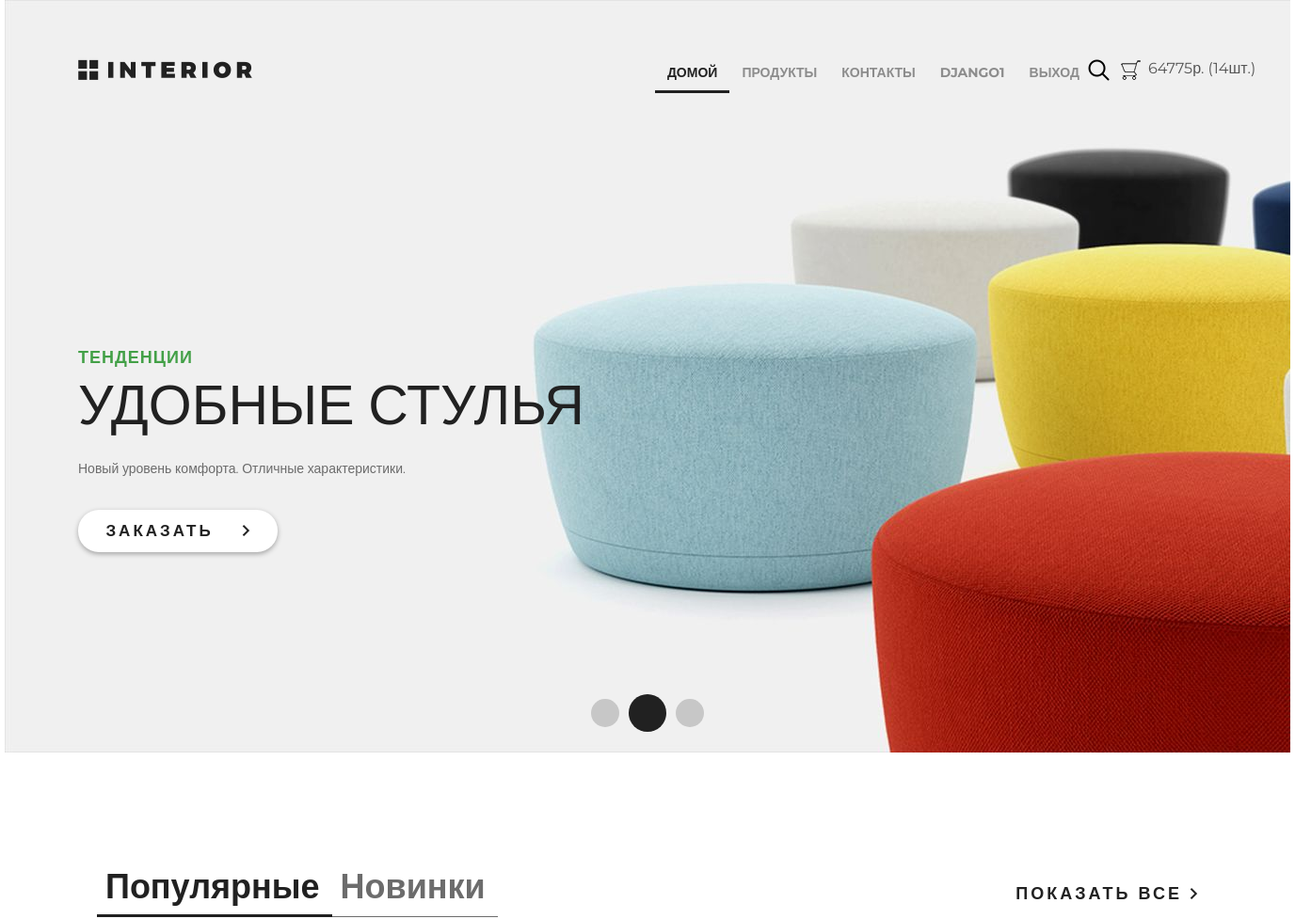
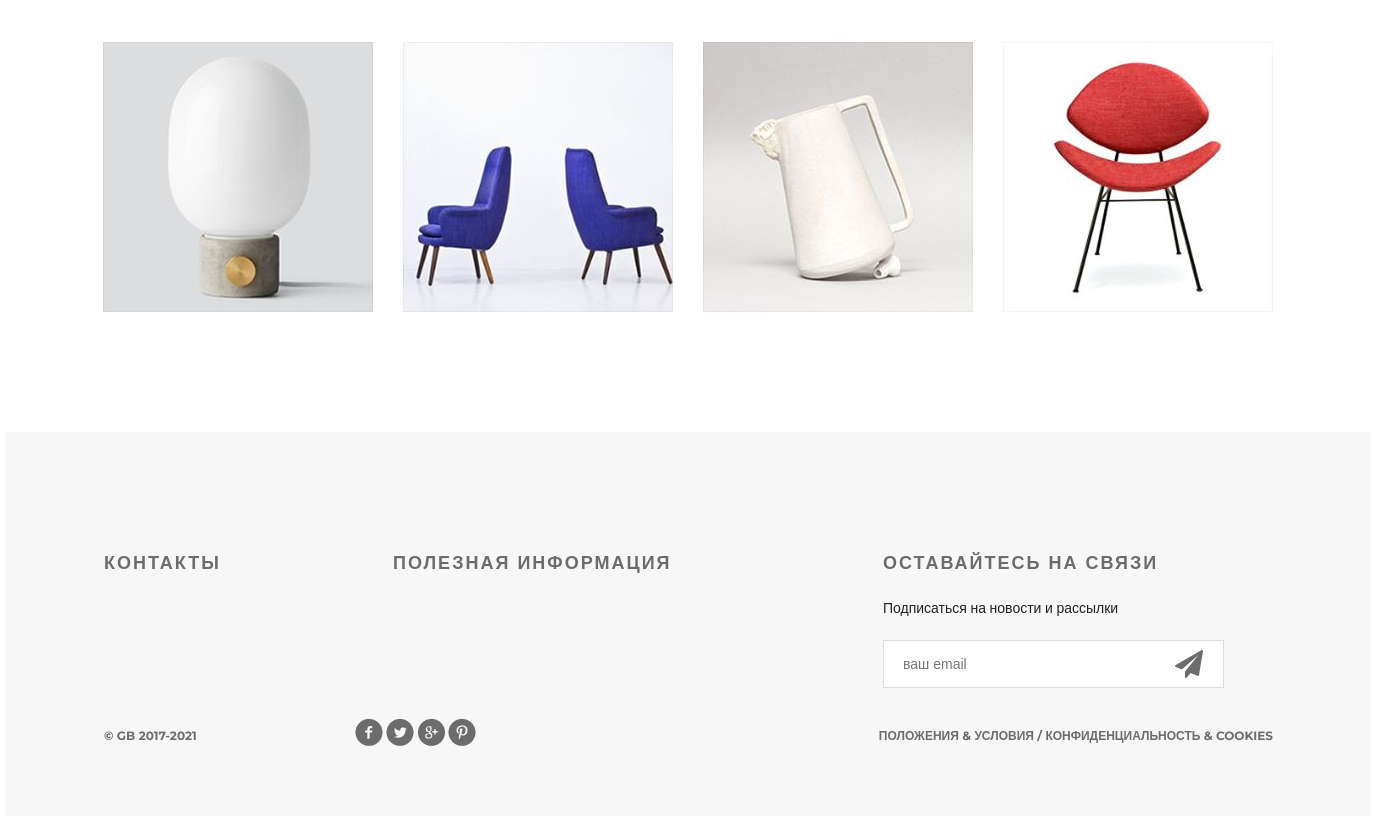
The page / (signed in) on the database its author committed (2 pictures, top to bottom).
### authapp/models.py (models this page shows, shortened)
class ShopUser(AbstractUser):
    avatar = models.ImageField(upload_to='users_avatars', blank=True)
    age = models.PositiveSmallIntegerField(verbose_name='возраст')
    activation_key = models.CharField(max_length=128, blank=True)
    activation_key_expires = models.DateTimeField(auto_now_add=True, blank=True, null=True)

### basketapp/models.py (models this page shows)
class Basket(models.Model):
    user = models.ForeignKey(settings.AUTH_USER_MODEL, on_delete=models.CASCADE, related_name='basket')
    product = models.ForeignKey(Product, on_delete=models.CASCADE)
    quantity = models.PositiveSmallIntegerField(verbose_name='количество', default=0)
    add_datetime = models.DateTimeField(auto_now_add=True, verbose_name='время')
    @property
    def product_cost(self):
        return self.product.price * self.quantity
    @property
    def total_quantity(self):
        _items = Basket.objects.filter(user=self.user)
        _total_quantity = sum(list(map(lambda x: x.quantity, _items)))
        return _total_quantity
    @property
    def total_cost(self):
        _items = Basket.objects.filter(user=self.user)
        _total_cost = sum(list(map(lambda x: x.product_cost, _items)))
        return _total_cost

### mainapp/models.py (models this page shows, shortened)
class Product(models.Model):
    category = models.ForeignKey(ProductCategory, on_delete=models.CASCADE)
    name = models.CharField(max_length=128, verbose_name='имя')
    image = models.ImageField(upload_to='product_images', blank=True)
    short_desc = models.CharField(max_length=64, verbose_name='краткое описание', blank=True)
    description = models.TextField(blank=True, verbose_name='описание')
    price = models.DecimalField(verbose_name='цена', max_digits=8, decimal_places=2, default=0)
    quantity = models.PositiveSmallIntegerField(verbose_name='количество на складе', default=0)
    is_active = models.BooleanField(verbose_name="активность", default=True)

### mainapp/views.py (the view)
# urls.py: path('', mainapp.main, name = 'main'),
def main(request):
    title = 'главная'
    products = Product.objects.all()[:4]
    context = {
        'title': title,
        'products': products,
    }
    return render(request, 'mainapp/index.html', context)

### mainapp/context_processors.py (called while the page is built)
def basket(request):
    basket_list = []
    if request.user.is_authenticated:
        basket_list = Basket.objects.filter(user=request.user)
    return {
        'basket': basket_list
    }

### mainapp/templates/mainapp/index.html (shortened to what this page needs)
{% extends 'mainapp/base.html' %}
{% load static %}
{% block content %}
		<div class="slider">
			<div class="header clearfix">
				<a href="{% url 'main' %}" class="logo"></a>
				{% include 'mainapp/includes/inc_main_menu.html' %}
			</div>
			<div class="text-slider">
				<h3 class="green">тенденции</h3>
				<h3 class="big"> удобные стулья</h3>
				<p>Новый уровень комфорта. Отличные характеристики.</p>
				<a href="#" class="button-order">заказать <img src="{% static 'img/arrow.png' %}" alt=""></a>
			</div>
			<div class="navi">
				<a href="#"></a><a href="#"></a><a href="#"></a>
			</div>
		</div>
		<div class="featured">
			<div class="featured-menu">
					<a class="active" href="#">Популярные</a><a href="#">Новинки</a>
			</div>
			<a class="explore" href="#">показать все <img src="{% static 'img/arrow.png'%}" alt=""></a>
			<div class="clearfix">
			</div>
			<div class="tab-content">
				{% for product in products %}
				<div class="block">
					<a href="{% url 'products:product' product.pk %}"><img src="/media/{{ product.image }}" alt="{{ product.name }}">
					</a>
				</div>
				{% endfor %}
			</div>
		</div>
		<div class="clr"></div>
{% endblock %}

### mainapp/templates/mainapp/includes/inc_main_menu.html (shortened to what this page needs)
<ul class="menu">
    <li>
        <a href="{% url 'main' %}" class="{% if request.resolver_match.url_name == 'main' %}active{% endif %}">
            домой
        </a>
    </li>
    <li>
        <a href="{% url 'products:products' %}" >
            продукты
        </a>
    </li>
    <li>
        <a href="{% url 'contact' %}" class="{% if request.resolver_match.url_name == 'contact' %}active{% endif %}">
            контакты
        </a>
    </li>
    {% if user.is_authenticated %}
        <li>
            <a href="{% url 'auth:edit' %}">
                {{user.first_name|default:"Пользователь"}}
            </a>
        </li>
    {% endif %}
    <li>
        {% if user.is_authenticated %}
            <a href="{% url 'auth:logout' %}">выход</a>
        {% else %}
            <a href="{% url 'auth:login' %}">вход</a>
        {% endif %}
</ul>
<a href="#" class="search"></a>
<a href="{% url 'basket:view' %}" class="basket">
    <span>
        {% if basket %}
            {{ basket.0.total_cost|floatformat:0 }}р.
            ({{ basket.0.total_quantity }}шт.)
        {% endif %}
    </span>
</a>

### static/css/style.css (style rules this page uses)
* { margin: 0; padding: 0; }
body { font-family: 'Montserrat', sans-serif; }
html, body { height: 100%; }
.clr { height: 384px; }
.slider { height: 800px; background-image: url(/static/img/slider.jpg); padding-left: 78px; padding-right: 211px; position: relative; }
.logo { background-image: url(/static/img/logo.png); margin-top: 63px; width: 185px; height: 22px; float: left; }
.menu { list-style-type: none; margin-top: 67px; float: right; }
.menu li { float: left; }
.menu a { color: #8c8c8c; font-size: 14px; font-weight: 700; text-align: right; text-transform: uppercase; text-decoration: none; padding: 10px 13px; }
.menu .active { color: #212121; font-weight: 700; border-bottom: 3px solid #212121; }
.search { display: block; width: 23px; height: 23px; background-image: url(/static/img/search.png); position: absolute; top: 63px; left: 1151px; }
.basket { display: block; width: 23px; height: 23px; background-image: url(/static/img/basket.png); position: absolute; top: 63px; left: 1185px; text-decoration: none; color: #555; }
.basket span { display: block; margin-left: 30px; width: 150px; }
.clearfix:after { content: ""; display: block; clear: both; }
.text-slider { margin-top: 288px; position: absolute; }
.text-slider p { color: #6c6c6c; font-size: 14px; text-align: left; width: 458px; line-height: 24px; }
.button-order { background-color: #ffffff; box-shadow: 0px 2px 4.85px 0.15px rgba(33, 33, 33, 0.35); width: 212px; height: 45px; display: block; text-transform: uppercase; text-align: center; border-radius: 22px; text-decoration: none; color: #212121; font-size: 17px; font-weight: 700; line-height: 45px; margin-top: 32px; letter-spacing: 3px; }
.button-order img { padding-left: 22px; }
.green { text-transform: uppercase; color: #43a047; font-size: 18px; font-weight: 700; text-align: left; margin-bottom: 22px; line-height: 13px; letter-spacing: 1px; }
.big { color: #212121; font-size: 59px; line-height: 43px; text-transform: uppercase; font-weight: 100; margin-bottom: 34px; }
.navi { position: absolute; bottom: 22px; right: 618px; display: flex; width: 130px; height: 40px; justify-content: space-between; align-items: center; }
.navi a { display: block; width: 30px; height: 30px; border-radius: 50%; background-color: rgba(33, 33, 33, 0.2); float: left; margin: 0px 5px; }
.navi a:nth-child(2) { display: block; width: 40px; height: 40px; border-radius: 50%; background-color: #212121; float: left; margin: 0px; }
.featured { padding-left: 98px; padding-right: 98px; }
.featured-menu { margin-top: 120px; width: 300px; height: 49px; float: left; }
.featured-menu a { color: #6c6c6c; font-size: 36px; font-weight: 700; text-align: left; text-decoration: none; border-bottom: 1px solid #6c6c6c; padding-bottom: 10px; padding-right: 13px; padding-left: 9px; }
.featured-menu .active { font-size: 36px; font-weight: 700; text-align: left; color: #212121; border-bottom: 3px solid #212121; padding-bottom: 8px; }
.explore { text-transform: uppercase; color: #212121; font-size: 18px; font-weight: 700; line-height: 24px; text-align: center; float: right; margin-top: 138px; letter-spacing: 3px; text-decoration: none; }
.tab-content { margin-top: 50px; display: flex; justify-content: space-between; margin-bottom: 120px; }
.tab-content .block { height: 270px; width: 270px; position: relative; }

### rows shown on the page
ShopUser: first_name "DJANGO1"
Basket: user+product+quantity "64775", user+quantity "14"
Product: image (picture)
Product: image (picture)
Product: image (picture)
Product: image (picture)
